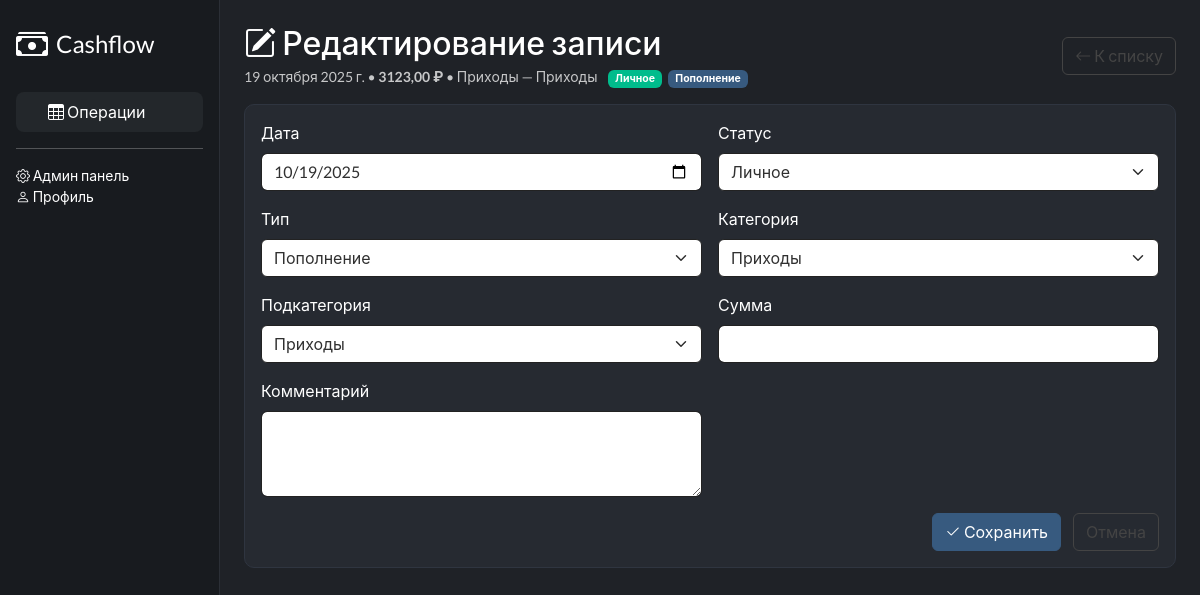
The page /entries/9/edit/ on the database its author committed.
### cashflow/models.py (models this page shows, shortened)
class CashFlowEntry(models.Model):
    created_at = models.DateField(default=timezone.now)
    status = models.ForeignKey(Status, on_delete=models.PROTECT, related_name='entries')
    type = models.ForeignKey(TxType, on_delete=models.PROTECT, related_name='entries')
    category = models.ForeignKey(Category, on_delete=models.PROTECT, related_name='entries')
    subcategory = models.ForeignKey(SubCategory, on_delete=models.PROTECT, related_name='entries')
    amount = models.DecimalField(max_digits=12, decimal_places=2)
    comment = models.TextField(blank=True)
    class Meta:
        ordering = ['-created_at', '-id']
        indexes = [
            models.Index(fields=['created_at']),
            models.Index(fields=['type']),
            models.Index(fields=['category']),
            models.Index(fields=['subcategory']),
        ]

### core/models.py (models this page shows, shortened)
class Category(models.Model):
    name = models.CharField(max_length=120)
    type = models.ForeignKey('TxType', on_delete=models.PROTECT, related_name='categories')
    class Meta:
        unique_together = ('name', 'type')

class SubCategory(models.Model):
    name = models.CharField(max_length=120)
    category = models.ForeignKey('Category', on_delete=models.PROTECT, related_name='subcategories')
    class Meta:
        unique_together = ('name', 'category')

class Status(models.Model):
    name = models.CharField(max_length=100, unique=True)
    slug = models.SlugField(max_length=100, unique=True)

class TxType(models.Model):
    name = models.CharField(max_length=100, unique=True)
    slug = models.SlugField(max_length=100, unique=True)

### config/ui/views.py (the view, shortened to what this page needs)
# urls.py: path('entries/<int:pk>/edit/', entry_edit, name='entry_edit'),
@require_http_methods(['GET', 'POST'])
def entry_edit(request, pk: int):
    entry = get_object_or_404(CashFlowEntry, pk=pk)
    ctx = _base_context()
    ctx['entry'] = entry
    return render(request, 'ui/entry_form.html', ctx)

### config/ui/views.py (called while the page is built)
def _base_context():
    return {
        'types': TxType.objects.order_by('name'),
        'statuses': Status.objects.order_by('name'),
    }

### templates/ui/entry_form.html (shortened to what this page needs)
{% extends "ui/base.html" %}
{% block content %}
<div class="d-flex justify-content-between align-items-center mb-3">
  <div>
    {% if entry %}
      <h3 class="m-0"><i class="bi bi-pencil-square"></i> Редактирование записи</h3>
      <div class="text-muted small mt-1">
        {{ entry.created_at }} • <strong>{{ entry.amount|floatformat:2 }} ₽</strong> •
        {{ entry.category.name }} — {{ entry.subcategory.name }}
        <span class="badge bg-success ms-2">{{ entry.status.name }}</span>
        <span class="badge bg-primary ms-1">{{ entry.type.name }}</span>
      </div>
    {% else %}
      <h3 class="m-0"><i class="bi bi-plus-lg"></i> Новая запись</h3>
    {% endif %}
  </div>
  <a href="{% url 'entries_list' %}" class="btn btn-outline-secondary">
    <i class="bi bi-arrow-left"></i> К списку
  </a>
</div>
<div class="form-wrap">
  <div class="card">
    <div class="card-body">
      <form method="post">
        <div class="form-grid">
          <div>
            <label class="form-label">Дата</label>
            <input type="date" class="form-control" name="created_at"
                   value="{{ entry.created_at|date:'Y-m-d' }}">
          </div>
          <div>
            <label class="form-label">Статус</label>
            <select class="form-select" name="status" required>
              {% for s in statuses %}
                <option value="{{ s.id }}" {% if entry and entry.status_id == s.id %}selected{% endif %}>{{ s.name }}</option>
              {% endfor %}
            </select>
          </div>
          <div>
            <label class="form-label">Тип</label>
            <select id="type-select" class="form-select" name="type" required
                    hx-get="{% url 'hx_categories' %}"
                    hx-target="#category-select"
                    hx-trigger="change"
                    hx-include="#type-select">
              {% for t in types %}
                <option value="{{ t.id }}" {% if entry and entry.type_id == t.id %}selected{% endif %}>{{ t.name }}</option>
              {% endfor %}
            </select>
          </div>
          <div>
            <label class="form-label">Категория</label>
            <select id="category-select" class="form-select" name="category" required
        hx-get="{% url 'hx_subcategories' %}"
        hx-target="#subcategory-select"
        hx-trigger="change"
        hx-include="#category-select">
    {% if entry %}
        {% for c in entry.type.categories.all %}
        <option value="{{ c.id }}" {% if entry.category_id == c.id %}selected{% endif %}>{{ c.name }}</option>
        {% endfor %}
    {% endif %}
    </select>
          </div>
          <div>
            <label class="form-label">Подкатегория</label>
            <select id="subcategory-select" class="form-select" name="subcategory" required>
    {% if entry %}
        {% for s in entry.category.subcategories.all %}
        <option value="{{ s.id }}" {% if entry.subcategory_id == s.id %}selected{% endif %}>{{ s.name }}</option>
        {% endfor %}
    {% endif %}
    </select>
          </div>
          <div>
            <label class="form-label">Сумма</label>
            <input type="number" class="form-control" step="0.01" min="0" name="amount"
                   value="{{ entry.amount }}">
          </div>
          <div class="grid-col-span-2">
            <label class="form-label">Комментарий</label>
            <textarea class="form-control" name="comment" rows="3">{{ entry.comment }}</textarea>
          </div>
        </div>
        <div class="actions mt-3">
          <button type="submit" class="btn btn-primary"><i class="bi bi-check2"></i> Сохранить</button>
          <a href="{% url 'entries_list' %}" class="btn btn-outline-secondary">Отмена</a>
        </div>
      </form>
    </div>
  </div>
</div>
{% endblock %}

### templates/ui/base.html (style rules this page uses)
html, body { width: 100%; overflow-x: hidden; }
body { background: #1f2227; }
.card { background: #262a31; border: 1px solid #2f3540; border-radius: 10px; }
.card { display: flex; flex-direction: column; height: 100%; }
.card-body { flex: 1 1 auto; }

### templates/ui/entry_form.html (style rules this page uses)
.form-wrap { max-width: 980px; }
.form-grid { display: grid; gap: 16px; grid-template-columns: 1fr 1fr; }
.card { background: #262a31; border: 1px solid #2f3540; border-radius: 10px; }
.card-body { padding: 16px; }
.actions { display: flex; gap: 12px; justify-content: flex-end; }

### rows shown on the page
CashFlowEntry: created_at "19 октября 2025 г.", amount "3123,00", category.name "Приходы", subcategory.name "Приходы", status.name "Личное", type.name "Пополнение", created_at "10/19/2025", status "Личное", type "Пополнение", category "Приходы", subcategory "Приходы"
